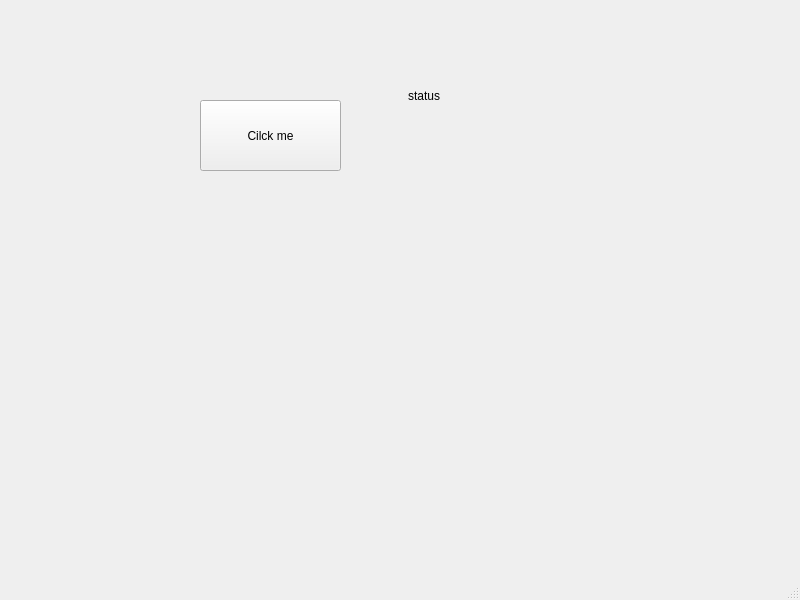
<?xml version="1.0" encoding="UTF-8"?>
<ui version="4.0">
 <class>MainWindow</class>
 <widget class="QMainWindow" name="MainWindow">
  <property name="geometry">
   <rect>
    <x>0</x>
    <y>0</y>
    <width>800</width>
    <height>600</height>
   </rect>
  </property>
  <property name="windowTitle">
   <string>MainWindow</string>
  </property>
  <widget class="QWidget" name="centralwidget">
   <widget class="QPushButton" name="pushButton">
    <property name="geometry">
     <rect>
      <x>200</x>
      <y>100</y>
      <width>141</width>
      <height>71</height>
     </rect>
    </property>
    <property name="text">
     <string>Cilck me</string>
    </property>
   </widget>
   <widget class="QLabel" name="label">
    <property name="geometry">
     <rect>
      <x>408</x>
      <y>60</y>
      <width>121</width>
      <height>71</height>
     </rect>
    </property>
    <property name="text">
     <string>status</string>
    </property>
   </widget>
  </widget>
  <widget class="QMenuBar" name="menubar">
   <property name="geometry">
    <rect>
     <x>0</x>
     <y>0</y>
     <width>800</width>
     <height>21</height>
    </rect>
   </property>
  </widget>
  <widget class="QStatusBar" name="statusbar"/>
 </widget>
 <resources/>
 <connections/>
</ui>
